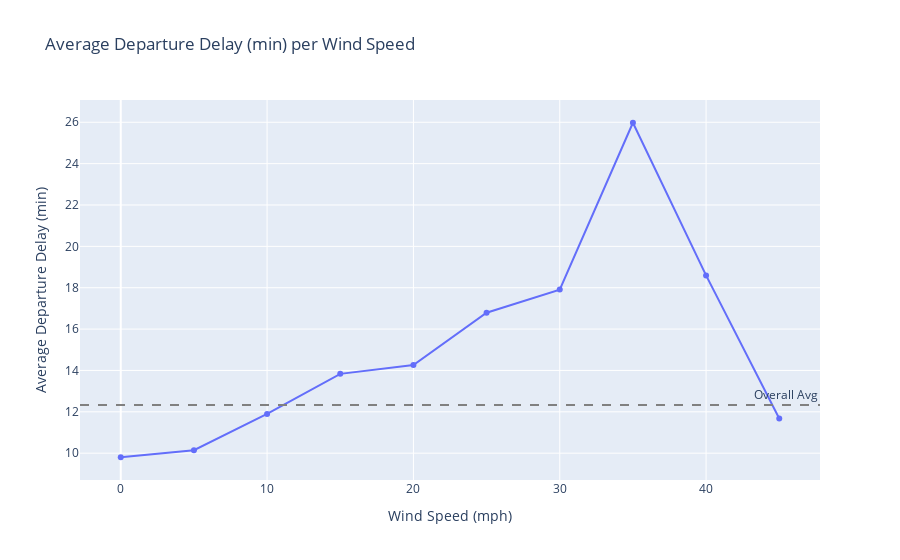

The notebook cell saved with this chart:
### Markdown cell above
- Departure delay increases as wind speed gets higher in most cases, but the delay time declines in a tiny portion of extreme cases when wind speed exceeds ~37.5 mph.

### Code cell
avgDepDelay_windSpeed1 = avgDepDelay_windSpeed[~pd.isna(avgDepDelay_windSpeed['wind_speed_cat'])]
fig = px.line(avgDepDelay_windSpeed1, x='wind_speed_cat', y='avg_dep_delay', markers=True, 
             title = 'Average Departure Delay (min) per Wind Speed', 
             labels = {
                 'wind_speed_cat': 'Wind Speed (mph)', 
                 'avg_dep_delay': 'Average Departure Delay (min)'})

avgDep = pd.read_sql_query('SELECT avg(dep_delay) as avg FROM flights', conn)
avgDep1 = avgDep['avg'][0]
fig.add_hline(y=avgDep1, line_dash="dash", line_color="gray", 
             annotation_text="Overall Avg")

fig.show()

### Figure 1 — Plotly figure (JSON) as saved in the notebook; plotly's stock layout.template omitted (floating-point values rounded to 4 significant figures)
{"data": [{"hovertemplate": "Wind Speed (mph)=%{x}<br>Average Departure Delay (min)=%{y}<extra></extra>", "legendgroup": "", "line": {"color": "#636efa", "dash": "solid"}, "marker": {"symbol": "circle"}, "mode": "lines+markers", "name": "", "orientation": "v", "showlegend": false, "type": "scatter", "x": [0, 5, 10, 15, 20, 25, 30, 35, 40, 45], "xaxis": "x", "y": [9.803, 10.14, 11.9, 13.83, 14.27, 16.79, 17.91, 25.98, 18.6, 11.68], "yaxis": "y"}], "layout": {"annotations": [{"showarrow": false, "text": "Overall Avg", "x": 1, "xanchor": "right", "xref": "x domain", "y": 12.33, "yanchor": "bottom", "yref": "y"}], "legend": {"tracegroupgap": 0}, "shapes": [{"line": {"color": "gray", "dash": "dash"}, "type": "line", "x0": 0, "x1": 1, "xref": "x domain", "y0": 12.33, "y1": 12.33, "yref": "y"}], "title": {"text": "Average Departure Delay (min) per Wind Speed"}, "xaxis": {"anchor": "y", "domain": [0, 1], "title": {"text": "Wind Speed (mph)"}}, "yaxis": {"anchor": "x", "domain": [0, 1], "title": {"text": "Average Departure Delay (min)"}}}}
